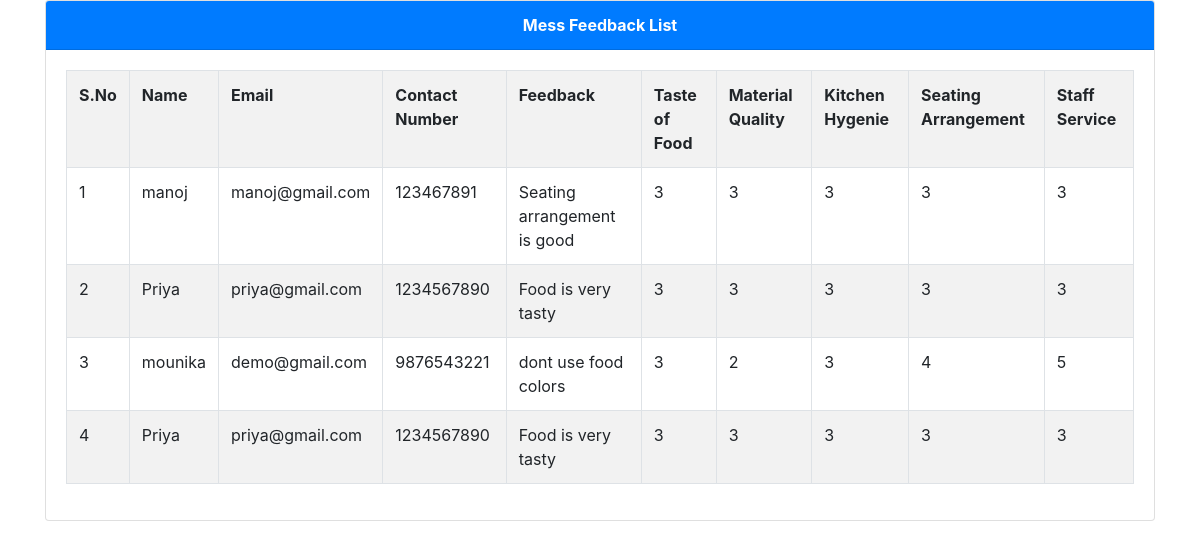
Page /mess_list.php on the committed database.
### tables this page shows
CREATE TABLE `mess_feedback` (
  `id` int(11) NOT NULL,
  `full_name` varchar(100) DEFAULT NULL,
  `email` varchar(100) DEFAULT NULL,
  `phone_number` varchar(100) DEFAULT NULL,
  `message` varchar(100) DEFAULT NULL,
  `food` varchar(100) DEFAULT NULL,
  `material` varchar(100) DEFAULT NULL,
  `kitchen` varchar(100) DEFAULT NULL,
  `seating` varchar(100) DEFAULT NULL,
  `staff` varchar(100) DEFAULT NULL
);

### mess_list.php (the view, shortened to what this page needs)
<?php
    include("db.php");
?>
<!DOCTYPE html>
<html>
<head>
    <link rel="stylesheet" href="https://cdn.jsdelivr.net/npm/bootstrap@4.6.2/dist/css/bootstrap.min.css">
</head>
<body>
    <div class="container">
        <div class="card">
            <div class="card-header text-center bg-primary text-white "><b>Mess Feedback List</b></div>
             <div class="card-body">
                <table class="table table-striped table-bordered table-hover">
                	<tr>
                		<th>S.No</th>
                		<th>Name</th>
                		<th>Email</th>
                		<th>Contact Number</th>
                		<th>Feedback</th>
                		<th>Taste of Food</th>
                		<th>Material Quality</th>
                		<th>Kitchen Hygenie</th>
                		<th>Seating Arrangement</th>
                		<th>Staff Service</th>
                	</tr>
                	<?php
                	$count=1;
                		$select=mysqli_query($conn,"select * from mess_feedback") or die(mysqli_error($conn));
                		while($fetch=mysqli_fetch_array($select))
                		{
                	?>
                	<tr>
                		<td><?php echo $count;?></td>
                		<td><?php echo $fetch['full_name'];?></td>
                		<td><?php echo $fetch['email'];?></td>
                		<td><?php echo $fetch['phone_number'];?></td>
                		<td><?php echo $fetch['message'];?></td>
                		<td><?php echo $fetch['food'];?></td>
                		<td><?php echo $fetch['material'];?></td>
                		<td><?php echo $fetch['kitchen'];?></td>
                		<td><?php echo $fetch['seating'];?></td>
                		<td><?php echo $fetch['staff'];?></td>
                	</tr>
                	<?php
                	$count++;
                		}
                		?>
                </table>
                </div>
        </div>
    </div>
</body>
</html>

### rows in the picture
mess_feedback: full_name "manoj", email "manoj@gmail.com", phone_number "123467891", message "Seating arrangement is good", food "3", material "3", kitchen "3", seating "3", staff "3"
mess_feedback: full_name "Priya", email "priya@gmail.com", phone_number "1234567890", message "Food is very tasty", food "3", material "3", kitchen "3", seating "3", staff "3"
mess_feedback: full_name "mounika", email "demo@gmail.com", phone_number "9876543221", message "dont use food colors", food "3", material "2", kitchen "3", seating "4", staff "5"
mess_feedback: full_name "Priya", email "priya@gmail.com", phone_number "1234567890", message "Food is very tasty", food "3", material "3", kitchen "3", seating "3", staff "3"
